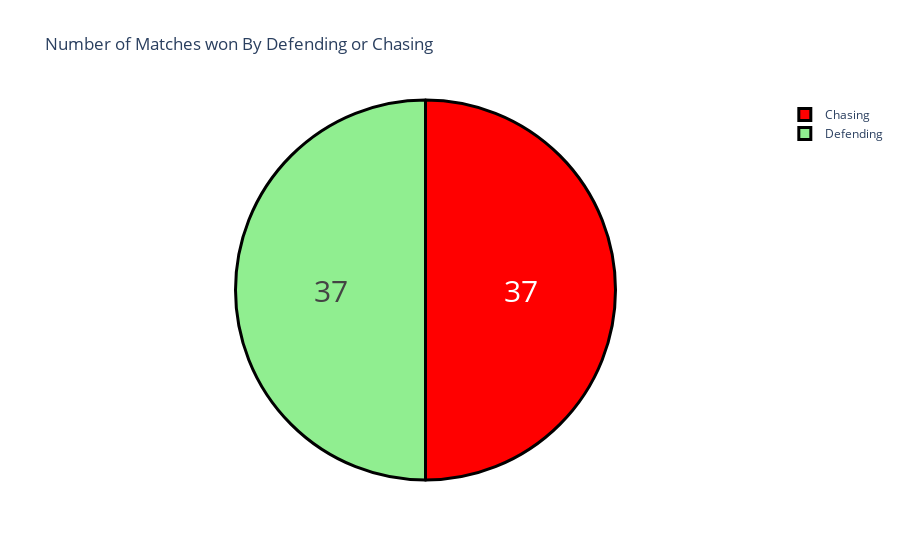

This figure's notebook cell:
### Code cell
data['won_by']=data['won_by'].map({'Wickets':'Chasing','Runs':'Defending'})
won_by=data["won_by"].value_counts()
label=won_by.index
counts=won_by.values
colors=['red','lightgreen']
fig=go.Figure(data=[go.Pie(labels=label, values=counts)])
fig.update_layout(title_text="Number of Matches won By Defending or Chasing")
fig.update_traces(hoverinfo='label+percent',textinfo='value', textfont_size=30,
                 marker=dict(colors=colors, line=dict(color='black', width=3)))

### Figure 1 — Plotly figure (JSON) as saved in the notebook; plotly's stock layout.template omitted (floating-point values rounded to 4 significant figures)
{"data": [{"hoverinfo": "label+percent", "labels": ["Chasing", "Defending"], "marker": {"colors": ["red", "lightgreen"], "line": {"color": "black", "width": 3}}, "textfont": {"size": 30}, "textinfo": "value", "type": "pie", "values": [37, 37]}], "layout": {"autosize": true, "title": {"text": "Number of Matches won By Defending or Chasing"}}}
